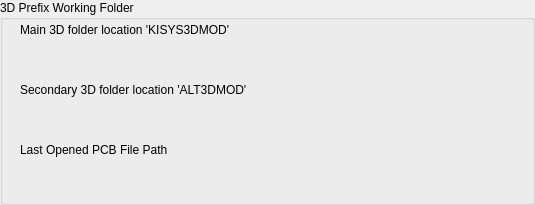
     <widget class="QGroupBox" name="File_Settings">
      <property name="geometry">
       <rect>
        <x>0</x>
        <y>0</y>
        <width>535</width>
        <height>205</height>
       </rect>
      </property>
      <property name="title">
       <string>3D Prefix Working Folder</string>
      </property>
      <widget class="QWidget" name="verticalLayoutWidget">
       <property name="geometry">
        <rect>
         <x>10</x>
         <y>80</y>
         <width>501</width>
         <height>46</height>
        </rect>
       </property>
       <layout class="QVBoxLayout" name="verticalLayout">
        <property name="leftMargin">
         <number>10</number>
        </property>
        <property name="rightMargin">
         <number>10</number>
        </property>
        <item>
         <widget class="QLabel" name="label_prefix3d_2">
          <property name="font">
           <font>
            <weight>50</weight>
            <bold>false</bold>
           </font>
          </property>
          <property name="toolTip">
           <string>&lt;html&gt;&lt;head/&gt;&lt;body&gt;&lt;p&gt;your &lt;span style=&quot; font-weight:600;&quot;&gt;ALIAS&lt;/span&gt; 3D&lt;/p&gt;&lt;p&gt;model prefix path&lt;/p&gt;&lt;/body&gt;&lt;/html&gt;</string>
          </property>
          <property name="text">
           <string>Secondary 3D folder location 'ALT3DMOD'</string>
          </property>
         </widget>
        </item>
        <item>
         <widget class="Gui::PrefFileChooser" name="alias_prefix" native="true">
          <property name="enabled">
           <bool>true</bool>
          </property>
          <property name="sizePolicy">
           <sizepolicy hsizetype="Preferred" vsizetype="Preferred">
            <horstretch>0</horstretch>
            <verstretch>0</verstretch>
           </sizepolicy>
          </property>
          <property name="baseSize">
           <size>
            <width>0</width>
            <height>0</height>
           </size>
          </property>
          <property name="font">
           <font>
            <weight>50</weight>
            <bold>false</bold>
           </font>
          </property>
          <property name="toolTip">
           <string>&lt;html&gt;&lt;head/&gt;&lt;body&gt;&lt;p&gt;secondary 3D folder location&lt;/p&gt;&lt;p&gt;&lt;span style=&quot; font-weight:600;&quot;&gt;'ALT3DMOD'&lt;/span&gt;&lt;/p&gt;&lt;/body&gt;&lt;/html&gt;</string>
          </property>
          <property name="prefEntry" stdset="0">
           <cstring>prefix3d_2</cstring>
          </property>
          <property name="prefPath" stdset="0">
           <cstring>Mod/kicadStepUpGui</cstring>
          </property>
         </widget>
        </item>
       </layout>
      </widget>
      <widget class="QWidget" name="verticalLayoutWidget_2">
       <property name="geometry">
        <rect>
         <x>10</x>
         <y>20</y>
         <width>501</width>
         <height>46</height>
        </rect>
       </property>
       <layout class="QVBoxLayout" name="verticalLayout_2">
        <property name="leftMargin">
         <number>10</number>
        </property>
        <property name="rightMargin">
         <number>10</number>
        </property>
        <item>
         <widget class="QLabel" name="label_prefix3d_1">
          <property name="font">
           <font>
            <weight>50</weight>
            <bold>false</bold>
           </font>
          </property>
          <property name="toolTip">
           <string>&lt;html&gt;&lt;head/&gt;&lt;body&gt;&lt;p&gt;your &lt;span style=&quot; font-weight:600;&quot;&gt;KISYS3DMOD&lt;/span&gt; path&lt;/p&gt;&lt;p&gt;or 3D model &lt;span style=&quot; font-weight:600;&quot;&gt;main prefix path&lt;/span&gt;&lt;/p&gt;&lt;/body&gt;&lt;/html&gt;</string>
          </property>
          <property name="text">
           <string>Main 3D folder location 'KISYS3DMOD'</string>
          </property>
         </widget>
        </item>
        <item>
         <widget class="Gui::PrefFileChooser" name="main_prefix" native="true">
          <property name="enabled">
           <bool>true</bool>
          </property>
          <property name="sizePolicy">
           <sizepolicy hsizetype="Preferred" vsizetype="Preferred">
            <horstretch>0</horstretch>
            <verstretch>0</verstretch>
           </sizepolicy>
          </property>
          <property name="baseSize">
           <size>
            <width>0</width>
            <height>0</height>
           </size>
          </property>
          <property name="font">
           <font>
            <weight>50</weight>
            <bold>false</bold>
           </font>
          </property>
          <property name="toolTip">
           <string>&lt;html&gt;&lt;head/&gt;&lt;body&gt;&lt;p&gt;main 3D folder location&lt;/p&gt;&lt;p&gt;&lt;span style=&quot; font-weight:600;&quot;&gt;'KISYS3DMOD'&lt;/span&gt;&lt;/p&gt;&lt;/body&gt;&lt;/html&gt;</string>
          </property>
          <property name="prefEntry" stdset="0">
           <cstring>prefix3d_1</cstring>
          </property>
          <property name="prefPath" stdset="0">
           <cstring>Mod/kicadStepUpGui</cstring>
          </property>
         </widget>
        </item>
       </layout>
      </widget>
      <widget class="QWidget" name="verticalLayoutWidget_3">
       <property name="geometry">
        <rect>
         <x>10</x>
         <y>140</y>
         <width>501</width>
         <height>46</height>
        </rect>
       </property>
       <layout class="QVBoxLayout" name="verticalLayout_3">
        <property name="leftMargin">
         <number>10</number>
        </property>
        <property name="rightMargin">
         <number>10</number>
        </property>
        <item>
         <widget class="QLabel" name="label_prefix3d_3">
          <property name="font">
           <font>
            <weight>50</weight>
            <bold>false</bold>
           </font>
          </property>
          <property name="toolTip">
           <string>&lt;html&gt;&lt;head/&gt;&lt;body&gt;&lt;p&gt;your &lt;span style=&quot; font-weight:600;&quot;&gt;ALIAS&lt;/span&gt; 3D&lt;/p&gt;&lt;p&gt;model prefix path&lt;/p&gt;&lt;/body&gt;&lt;/html&gt;</string>
          </property>
          <property name="text">
           <string>Last Opened PCB File Path</string>
          </property>
         </widget>
        </item>
        <item>
         <widget class="Gui::PrefFileChooser" name="alias_prefix_2" native="true">
          <property name="enabled">
           <bool>true</bool>
          </property>
          <property name="sizePolicy">
           <sizepolicy hsizetype="Preferred" vsizetype="Preferred">
            <horstretch>0</horstretch>
            <verstretch>0</verstretch>
           </sizepolicy>
          </property>
          <property name="baseSize">
           <size>
            <width>0</width>
            <height>0</height>
           </size>
          </property>
          <property name="font">
           <font>
            <weight>50</weight>
            <bold>false</bold>
           </font>
          </property>
          <property name="toolTip">
           <string>&lt;html&gt;&lt;head/&gt;&lt;body&gt;&lt;p&gt;secondary 3D folder location&lt;/p&gt;&lt;p&gt;&lt;span style=&quot; font-weight:600;&quot;&gt;'ALT3DMOD'&lt;/span&gt;&lt;/p&gt;&lt;/body&gt;&lt;/html&gt;</string>
          </property>
          <property name="prefEntry" stdset="0">
           <cstring>last_pcb_path</cstring>
          </property>
          <property name="prefPath" stdset="0">
           <cstring>Mod/kicadStepUp</cstring>
          </property>
         </widget>
        </item>
       </layout>
      </widget>
     </widget>
